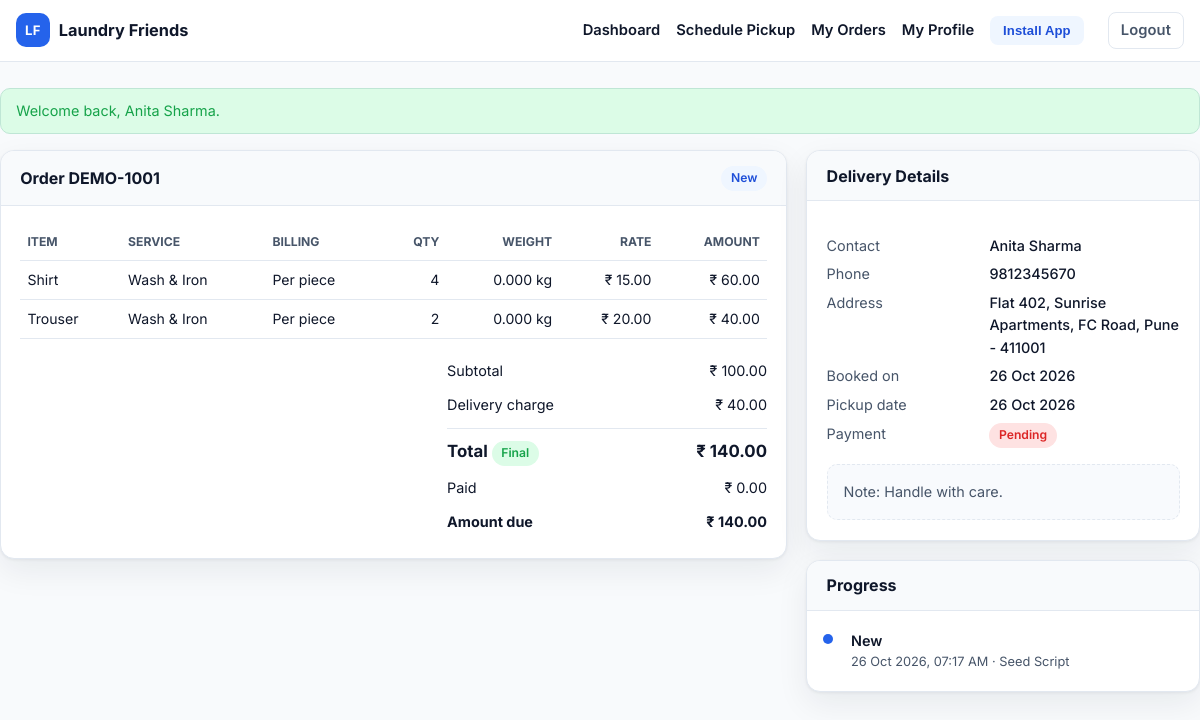
The app's page /customer/order-view.php?id=1 (signed in) with its own data.
### tables this page shows
CREATE TABLE IF NOT EXISTS orders (
  id INT UNSIGNED AUTO_INCREMENT PRIMARY KEY,
  order_number VARCHAR(30) NOT NULL,
  customer_id INT UNSIGNED NOT NULL,
  source ENUM('customer','admin') NOT NULL DEFAULT 'admin',
  pricing_mode ENUM('per_item','per_kg') NOT NULL DEFAULT 'per_item',
  status ENUM('new','pickup_assigned','picked_up','processing','ready_for_delivery','out_for_delivery','delivered','cancelled') NOT NULL DEFAULT 'new',
  payment_status ENUM('pending','partial','paid') NOT NULL DEFAULT 'pending',
  order_date DATE NOT NULL,
  scheduled_pickup_date DATE NULL,
  scheduled_delivery_date DATE NULL,
  contact_name VARCHAR(100) NOT NULL,
  contact_phone VARCHAR(20) NOT NULL,
  delivery_address TEXT NOT NULL,
  pickup_latitude DECIMAL(10,7) NULL,
  pickup_longitude DECIMAL(10,7) NULL,
  pickup_place_id VARCHAR(255) NULL,
  pickup_staff_id INT UNSIGNED NULL,
  delivery_staff_id INT UNSIGNED NULL,
  pickup_assigned_at DATETIME NULL,
  delivery_assigned_at DATETIME NULL,
  pickup_completed_at DATETIME NULL,
  delivery_completed_at DATETIME NULL,
  subtotal DECIMAL(12,2) NOT NULL DEFAULT 0,
  discount_amount DECIMAL(12,2) NOT NULL DEFAULT 0,
  delivery_charge DECIMAL(12,2) NOT NULL DEFAULT 0,
  tax_amount DECIMAL(12,2) NOT NULL DEFAULT 0,
  total_amount DECIMAL(12,2) NOT NULL DEFAULT 0,
  paid_amount DECIMAL(12,2) NOT NULL DEFAULT 0,
  notes TEXT NULL,
  staff_notes TEXT NULL,
  created_by INT UNSIGNED NULL,
  created_at DATETIME NOT NULL DEFAULT CURRENT_TIMESTAMP,
  updated_at DATETIME NOT NULL DEFAULT CURRENT_TIMESTAMP ON UPDATE CURRENT_TIMESTAMP,
  UNIQUE KEY uq_orders_number (order_number),
  KEY idx_orders_customer (customer_id),
  KEY idx_orders_status (status),
  KEY idx_orders_pickup_staff (pickup_staff_id),
  KEY idx_orders_delivery_staff (delivery_staff_id),
  KEY idx_orders_payment (payment_status),
  KEY idx_orders_date (order_date)
);

CREATE TABLE IF NOT EXISTS order_items (
  id INT UNSIGNED AUTO_INCREMENT PRIMARY KEY,
  order_id INT UNSIGNED NOT NULL,
  service_id INT UNSIGNED NULL,
  subcategory_id INT UNSIGNED NULL,
  subcategory_name VARCHAR(80) NULL,
  item_name VARCHAR(120) NOT NULL,
  service_name VARCHAR(120) NULL,
  service_type VARCHAR(40) NOT NULL DEFAULT 'wash_fold',
  price_mode ENUM('per_piece','per_kg','fixed') NOT NULL DEFAULT 'per_piece',
  qty INT UNSIGNED NOT NULL DEFAULT 1,
  weight_kg DECIMAL(10,3) NOT NULL DEFAULT 0,
  weight_verified TINYINT(1) NOT NULL DEFAULT 0,
  weight_verified_by INT UNSIGNED NULL,
  weight_verified_at DATETIME NULL,
  rate DECIMAL(12,2) NOT NULL DEFAULT 0,
  catalog_rate DECIMAL(12,2) NOT NULL DEFAULT 0,
  rate_changed_by INT UNSIGNED NULL,
  rate_changed_by_name VARCHAR(100) NULL,
  rate_change_reason VARCHAR(255) NULL,
  rate_changed_at DATETIME NULL,
  amount DECIMAL(12,2) NOT NULL DEFAULT 0,
  notes VARCHAR(255) NULL,
  KEY idx_order_items_order (order_id),
  KEY idx_order_items_service (service_id)
);

CREATE TABLE IF NOT EXISTS order_status_history (
  id INT UNSIGNED AUTO_INCREMENT PRIMARY KEY,
  order_id INT UNSIGNED NOT NULL,
  from_status VARCHAR(30) NULL,
  to_status VARCHAR(30) NOT NULL,
  action VARCHAR(50) NOT NULL,
  notes VARCHAR(255) NULL,
  user_id INT UNSIGNED NULL,
  user_name VARCHAR(100) NULL,
  user_role VARCHAR(30) NULL,
  created_at DATETIME NOT NULL DEFAULT CURRENT_TIMESTAMP,
  KEY idx_history_order (order_id),
  KEY idx_history_created (created_at)
);

### config/helpers.php (called while the page is built, shortened)
<?php
function e(?string $value): string
{
    return htmlspecialchars((string) $value, ENT_QUOTES | ENT_SUBSTITUTE, 'UTF-8');
}
function query_int(string $key, int $default = 0): int
{
    $value = $_GET[$key] ?? null;
    return is_numeric($value) ? (int) $value : $default;
}
function money(float $amount): string
{
    return APP_CURRENCY . ' ' . number_format($amount, 2);
}
function order_statuses(): array
{
    return [
        'new' => 'New',
        'pickup_assigned' => 'Pickup Assigned',
        'picked_up' => 'Picked Up',
        'processing' => 'Processing',
        'ready_for_delivery' => 'Ready for Delivery',
        'out_for_delivery' => 'Out for Delivery',
        'delivered' => 'Delivered',
        'cancelled' => 'Cancelled',
    ];
}
function order_status_label(string $status): string
{
    $all = order_statuses();
    return $all[$status] ?? ucwords(str_replace('_', ' ', $status));
}
function payment_statuses(): array
{
    return [
        'pending' => 'Pending',
        'partial' => 'Partially Paid',
        'paid' => 'Paid',
    ];
}
function payment_status_label(string $status): string
{
    $all = payment_statuses();
    return $all[$status] ?? ucfirst($status);
}
function service_types(): array
{
    return [
        'wash_fold' => 'Wash & Fold',
        'wash_iron' => 'Wash & Iron',
        'dry_clean' => 'Dry Clean',
        'iron_only' => 'Ironing Only',
        'shoe_clean' => 'Shoe Cleaning',
        'bed_cover' => 'Bed Cover / Curtain',
        'weight_based' => 'Weight Based Laundry',
        'other' => 'Other',
    ];
}
function service_type_label(string $type): string
{
    $all = service_types();
    return $all[$type] ?? ucwords(str_replace('_', ' ', $type));
}
function service_modes(): array
{
    return [
        'per_piece' => 'Per piece',
        'per_kg' => 'Per kg',
        'fixed' => 'Fixed rate',
    ];
}
function service_mode_label(string $mode): string
{
    $all = service_modes();
    return $all[$mode] ?? ucfirst(str_replace('_', ' ', $mode));
}
function order_item_service_label(array $item): string
{
    $name = trim((string) ($item['service_name'] ?? ''));
    return service_type_label((string) ($item['service_type'] ?? ''));
}
function order_item_billing_label(array $item): string
{
    $mode = (string) ($item['price_mode'] ?? 'per_piece');
    return service_mode_label($mode);
}
function format_date(?string $date): string
{
    $ts = strtotime($date);
    return $ts === false ? '—' : date('d M Y', $ts);
}
function format_datetime(?string $date): string
{
    $ts = strtotime($date);
    return $ts === false ? '—' : date('d M Y, h:i A', $ts);
}
function status_badge(string $status): string
{
    $map = [
        'new' => 'badge-info',
        'pickup_assigned' => 'badge-info',
        'picked_up' => 'badge-purple',
        'processing' => 'badge-purple',
        'ready_for_delivery' => 'badge-warn',
        'out_for_delivery' => 'badge-warn',
        'delivered' => 'badge-success',
        'cancelled' => 'badge-muted',
        'pending' => 'badge-danger',
        'partial' => 'badge-warn',
        'paid' => 'badge-success',
    ];
    return $map[$status] ?? 'badge-muted';
}

### config/db.php (called while the page is built, shortened)
<?php
function db(): PDO
{
    static $pdo = null;
    if ($pdo instanceof PDO) {
        return $pdo;
    }
    $dsn = 'mysql:host=' . DB_HOST . ';port=' . DB_PORT . ';dbname=' . DB_NAME . ';charset=utf8mb4';
    try {
        $pdo = new PDO($dsn, DB_USER, DB_PASS, [
            PDO::ATTR_ERRMODE => PDO::ERRMODE_EXCEPTION,
            PDO::ATTR_DEFAULT_FETCH_MODE => PDO::FETCH_ASSOC,
            PDO::ATTR_EMULATE_PREPARES => false,
        ]);
        $pdo->exec("SET time_zone = '" . DB_TIMEZONE . "'");
    } catch (PDOException $e) {
        app_log_throwable($e);
        throw new RuntimeException('Database connection failed. Please try again in a moment.', 0, $e);
    }
    return $pdo;
}
function db_all(string $sql, array $params = []): array
{
    $stmt = db()->prepare($sql);
    $stmt->execute($params);
    return $stmt->fetchAll();
}
function db_row(string $sql, array $params = []): ?array
{
    $stmt = db()->prepare($sql);
    $stmt->execute($params);
    $row = $stmt->fetch();
    return $row === false ? null : $row;
}

### customer/order-view.php (the view, shortened to what this page needs)
<?php
require_once dirname(__DIR__) . '/includes/layout.php';
$orderId = query_int('id');
$order = db_row('SELECT * FROM orders WHERE id = ?', [$orderId]);
$items = db_all('SELECT * FROM order_items WHERE order_id = ? ORDER BY id', [$orderId]);
$history = db_all('SELECT * FROM order_status_history WHERE order_id = ? ORDER BY id DESC', [$orderId]);
$due = (float) $order['total_amount'] - (float) $order['paid_amount'];
?>
<div class="detail-grid">
    <div>
        <div class="panel">
            <div class="panel-head">
                <h2>Order <?= e($order['order_number']) ?></h2>
                <span class="badge <?= e(status_badge((string) $order['status'])) ?>"><?= e(order_status_label((string) $order['status'])) ?></span>
            </div>
            <div class="panel-body">
                <div class="table-wrap">
                    <table class="items-table">
                        <thead>
                            <tr>
                                <th>Item</th>
                                <th>Service</th>
                                <th>Billing</th>
                                <th class="num">Qty</th>
                                <th class="num">Weight</th>
                                <th class="num">Rate</th>
                                <th class="num">Amount</th>
                            </tr>
                        </thead>
                        <tbody>
                        <?php foreach ($items as $item): ?>
                            <tr>
                                <td><?= e($item['item_name']) ?><?php if (!empty($item['subcategory_name'])): ?><br><span class="subtle"><?= e((string) $item['subcategory_name']) ?></span><?php endif; ?></td>
                                <td><?= e(order_item_service_label($item)) ?></td>
                                <td><?= e(order_item_billing_label($item)) ?></td>
                                <td class="num"><?= e((string) $item['qty']) ?></td>
                                <td class="num">
                                    <?= e(number_format((float) $item['weight_kg'], 3)) ?> kg
                                </td>
                                <td class="num"><?= e(money((float) $item['rate'])) ?></td>
                                <td class="num"><?= e(money((float) $item['amount'])) ?></td>
                            </tr>
                        <?php endforeach; ?>
                        </tbody>
                    </table>
                </div>
                <?php
                $hasEstimate = false;
                ?>
                <div class="mt-1" style="max-width: 320px; margin-left:auto;">
                    <div class="total-row"><span>Subtotal</span><span><?= e(money((float) $order['subtotal'])) ?></span></div>
                    <?php if ((float) $order['delivery_charge'] > 0): ?>
                        <div class="total-row"><span>Delivery charge</span><span><?= e(money((float) $order['delivery_charge'])) ?></span></div>
                    <?php endif; ?>
                    <div class="total-row grand"><span>Total
                        <span class="badge <?= $hasEstimate ? 'badge-warn' : 'badge-success' ?>"><?= $hasEstimate ? 'Estimated' : 'Final' ?></span>
                    </span><span><?= e(money((float) $order['total_amount'])) ?></span></div>
                    <div class="total-row"><span>Paid</span><span><?= e(money((float) $order['paid_amount'])) ?></span></div>
                    <div class="total-row"><strong>Amount due</strong><strong><?= e(money($due)) ?></strong></div>
                </div>
            </div>
        </div>
    </div>
    <div>
        <div class="panel">
            <div class="panel-head"><h3>Delivery Details</h3></div>
            <div class="panel-body">
                <dl class="kv">
                    <dt>Contact</dt>
                    <dd><?= e($order['contact_name']) ?></dd>
                    <dt>Phone</dt>
                    <dd><?= e($order['contact_phone']) ?></dd>
                    <dt>Address</dt>
                    <dd><?= e($order['delivery_address']) ?></dd>
                    <dt>Booked on</dt>
                    <dd><?= e(format_date((string) $order['order_date'])) ?></dd>
                    <dt>Pickup date</dt>
                    <dd><?= e(format_date($order['scheduled_pickup_date'])) ?></dd>
                    <dt>Payment</dt>
                    <dd><span class="badge <?= e(status_badge((string) $order['payment_status'])) ?>"><?= e(payment_status_label((string) $order['payment_status'])) ?></span></dd>
                </dl>
                <?php if (!empty($order['notes'])): ?>
                    <div class="muted-box mt-1">Note: <?= e($order['notes']) ?></div>
                <?php endif; ?>
            </div>
        </div>
        <div class="panel">
            <div class="panel-head"><h3>Progress</h3></div>
            <div class="panel-body">
                <ul class="timeline">
                    <?php foreach ($history as $entry): ?>
                        <li>
                            <div class="who"><?= e(order_status_label((string) $entry['to_status'])) ?></div>
                            <div class="when"><?= e(format_datetime((string) $entry['created_at'])) ?> &middot; <?= e((string) ($entry['user_name'] ?? 'System')) ?></div>
                        </li>
                    <?php endforeach; ?>
                </ul>
            </div>
        </div>
    </div>
</div>

### records on screen
orders: order_number "DEMO-1001", status "New", subtotal "₹ 100.00", delivery_charge "₹ 40.00", total_amount "₹ 140.00", paid_amount "₹ 0.00", money($due) "₹ 140.00", contact_name "Anita Sharma", contact_phone "9812345670", delivery_address "Flat 402, Sunrise Apartments, FC Road, Pune - 411001", order_date "26 Oct 2026", scheduled_pickup_date "26 Oct 2026", payment_status "Pending", notes "Handle with care."
order_items: item_name "Shirt", service_type "Wash & Iron", price_mode "Per piece", qty "4", weight_kg "0.000", rate "₹ 15.00", amount "₹ 60.00"
order_items: item_name "Trouser", service_type "Wash & Iron", price_mode "Per piece", qty "2", weight_kg "0.000", rate "₹ 20.00", amount "₹ 40.00"
order_status_history: to_status "New", created_at "26 Oct 2026, 07:17 AM", user_name "Seed Script"

### other values on screen
APP_NAME "Laundry Friends"
$item['label'] "Dashboard"
$item['label'] "Schedule Pickup"
$item['label'] "My Orders"
$item['label'] "My Profile"
$flash['message'] "Welcome back, Anita Sharma."
